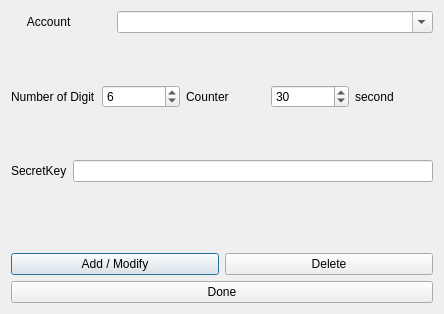
<?xml version="1.0" encoding="UTF-8"?>
<ui version="4.0">
 <class>AddAccount</class>
 <widget class="QDialog" name="AddAccount">
  <property name="geometry">
   <rect>
    <x>0</x>
    <y>0</y>
    <width>444</width>
    <height>314</height>
   </rect>
  </property>
  <property name="windowTitle">
   <string>Dialog</string>
  </property>
  <layout class="QHBoxLayout" name="horizontalLayout_6">
   <item>
    <layout class="QVBoxLayout" name="verticalLayout_3">
     <item>
      <layout class="QHBoxLayout" name="horizontalLayout_3">
       <item>
        <layout class="QHBoxLayout" name="horizontalLayout_5">
         <item>
          <widget class="QLabel" name="label_2">
           <property name="maximumSize">
            <size>
             <width>100</width>
             <height>16777215</height>
            </size>
           </property>
           <property name="text">
            <string>     Account</string>
           </property>
          </widget>
         </item>
         <item>
          <widget class="QComboBox" name="AccountList">
           <property name="editable">
            <bool>true</bool>
           </property>
          </widget>
         </item>
        </layout>
       </item>
      </layout>
     </item>
     <item>
      <layout class="QVBoxLayout" name="verticalLayout_2">
       <item>
        <layout class="QHBoxLayout" name="horizontalLayout_2">
         <item>
          <widget class="QLabel" name="label">
           <property name="text">
            <string>Number of Digit</string>
           </property>
          </widget>
         </item>
         <item>
          <widget class="QSpinBox" name="Nbdigit">
           <property name="minimum">
            <number>1</number>
           </property>
           <property name="maximum">
            <number>16</number>
           </property>
           <property name="singleStep">
            <number>1</number>
           </property>
           <property name="value">
            <number>6</number>
           </property>
          </widget>
         </item>
         <item>
          <widget class="QLabel" name="label_4">
           <property name="text">
            <string>Counter</string>
           </property>
          </widget>
         </item>
         <item>
          <widget class="QSpinBox" name="Time">
           <property name="minimum">
            <number>5</number>
           </property>
           <property name="maximum">
            <number>1024</number>
           </property>
           <property name="value">
            <number>30</number>
           </property>
          </widget>
         </item>
         <item>
          <widget class="QLabel" name="label_5">
           <property name="text">
            <string>second</string>
           </property>
          </widget>
         </item>
        </layout>
       </item>
       <item>
        <layout class="QHBoxLayout" name="horizontalLayout_4">
         <item>
          <widget class="QLabel" name="label_6">
           <property name="text">
            <string>SecretKey</string>
           </property>
          </widget>
         </item>
         <item>
          <widget class="QLineEdit" name="SecretKey">
           <property name="inputMethodHints">
            <set>Qt::ImhNoAutoUppercase|Qt::ImhNoPredictiveText|Qt::ImhSensitiveData</set>
           </property>
           <property name="echoMode">
            <enum>QLineEdit::PasswordEchoOnEdit</enum>
           </property>
          </widget>
         </item>
        </layout>
       </item>
       <item>
        <layout class="QVBoxLayout" name="verticalLayout">
         <item>
          <widget class="QLabel" name="ErrorMessage">
           <property name="text">
            <string/>
           </property>
          </widget>
         </item>
         <item>
          <layout class="QHBoxLayout" name="horizontalLayout">
           <item>
            <widget class="QPushButton" name="AddModify">
             <property name="text">
              <string>Add / Modify</string>
             </property>
            </widget>
           </item>
           <item>
            <widget class="QPushButton" name="Delete">
             <property name="text">
              <string>Delete</string>
             </property>
            </widget>
           </item>
          </layout>
         </item>
         <item>
          <widget class="QPushButton" name="pushButton">
           <property name="text">
            <string>Done</string>
           </property>
          </widget>
         </item>
        </layout>
       </item>
      </layout>
     </item>
    </layout>
   </item>
  </layout>
 </widget>
 <resources/>
 <connections>
  <connection>
   <sender>pushButton</sender>
   <signal>clicked()</signal>
   <receiver>AddAccount</receiver>
   <slot>accept()</slot>
   <hints>
    <hint type="sourcelabel">
     <x>221</x>
     <y>283</y>
    </hint>
    <hint type="destinationlabel">
     <x>221</x>
     <y>156</y>
    </hint>
   </hints>
  </connection>
 </connections>
</ui>
